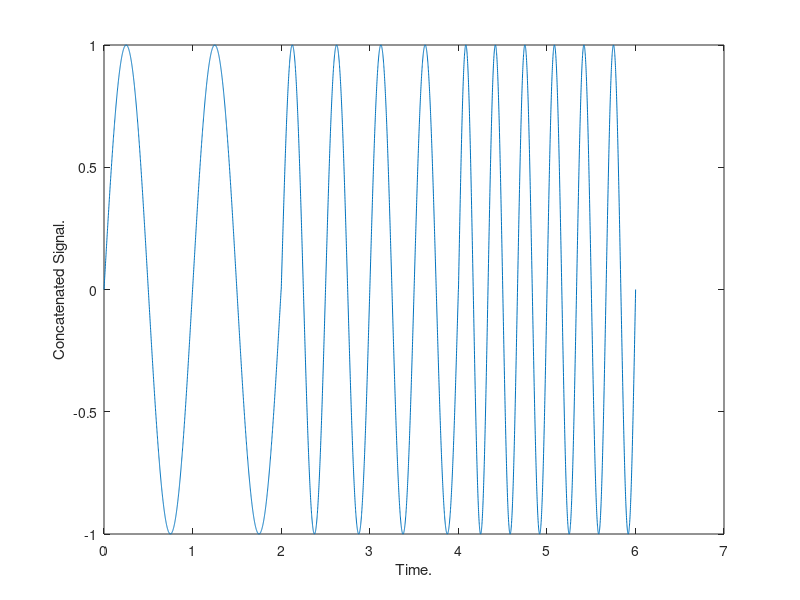

The MATLAB source for this figure: (Note: this script raises an error after producing the figure.)
t = 0:0.001:2;
f1 = 1;
f2 = 2;
f3 = 3;

x1 = sin(2*pi*f1*t);
x2 = sin(2*pi*f2*t);
x3 = sin(2*pi*f3*t);

test_t = [t t t];
final_t = 0:0.001:6.002;
final_x = [x1 x2 x3];

plot(final_t, final_x);
xlabel('Time.');
ylabel('Concatenated Signal.')

spectrogram(final_x, 128, 120, 128, 1e3, 'yaxis');
colormap jet


